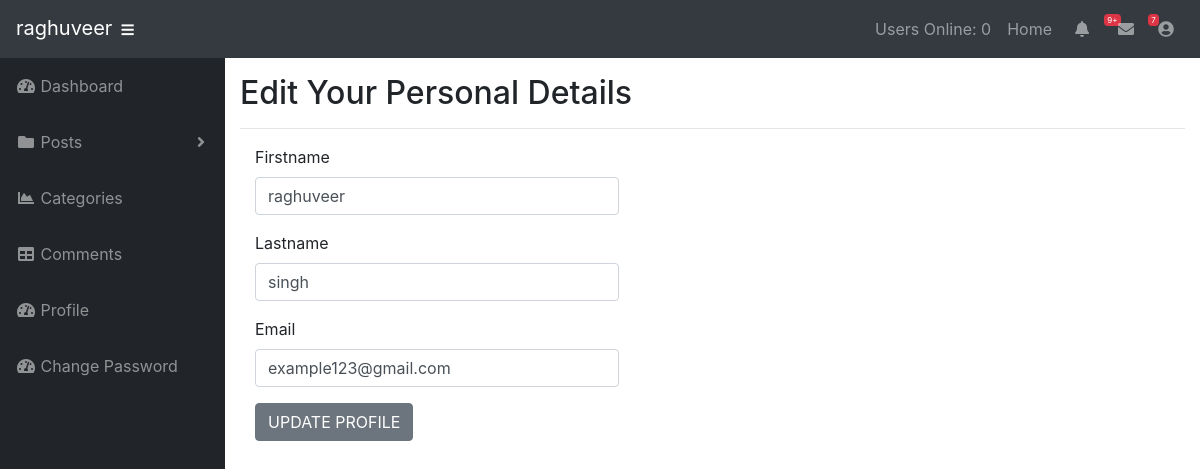
The page /subscriber/profile.php (signed in) on the database its author committed.
### tables this page shows
CREATE TABLE `users` (
  `user_id` int(3) NOT NULL,
  `username` varchar(255) NOT NULL,
  `user_password` varchar(255) NOT NULL,
  `user_firstname` varchar(255) NOT NULL,
  `user_lastname` varchar(255) NOT NULL,
  `user_email` varchar(255) NOT NULL,
  `user_image` text NOT NULL,
  `user_role` varchar(255) NOT NULL,
  `randSalt` varchar(255) NOT NULL DEFAULT '$2y$10$iusesomecrazystrings22',
  `token` text NOT NULL
);

### subscriber/profile.php (the view, shortened to what this page needs)
<?php include "includes/header.php" ?>
<?php
if(isset($_SESSION['username'])){
    $username = $_SESSION['username'];
    $query = "SELECT * FROM users WHERE username = '{$username}' ";
    $select_users_by_id = mysqli_query($connection,$query);
    while($row = mysqli_fetch_assoc($select_users_by_id)){
        $user_firstname = $row['user_firstname'];
        $user_lastname = $row['user_lastname'];
        $user_email = $row['user_email'];
    }
}
?>
<?php include "includes/navigation.php" ?>
<div id="wrapper">
<?php include "includes/sidebar.php" ?>
<div id="content-wrapper">
  <div class="container-fluid">
    <h2>Edit Your Personal Details</h2>
    <hr>
    <div class="col-sm-5">
        <form action="" method="POST" enctype="multipart/form-data">
            <div class="form-group">
                <label for="firstname">Firstname</label>
                <input type="text" value="<?php echo $user_firstname; ?>" class="form-control" name="firstname" >
            </div>
            <div class="form-group">
                <label for="lastname">Lastname</label>
                <input type="text" value="<?php echo $user_lastname; ?>" class="form-control" name="lastname" >
            </div>
            <div class="form-group">
                <label for="user_email">Email</label>
                <input type="email" value="<?php echo $user_email; ?>" class="form-control" name="user_email" >
            </div>
            <div class="form-group">
                <input type="submit" class="btn btn-secondary " name="update_user" value="UPDATE PROFILE" >
            </div>
        </form>
    </div>
  </div>
</div>
</div>
<?php include "includes/footer.php" ?>

### subscriber/css/sb-subscriber.css (style rules this page uses)
html { position: relative; min-height: 100%; }
body { height: 100%; }
#wrapper { display: -webkit-box; display: -ms-flexbox; display: flex; }
#wrapper #content-wrapper { overflow-x: hidden; width: 100%; padding-top: 1rem; padding-bottom: 80px; }
:root { --input-padding-x: 0.75rem; --input-padding-y: 0.75rem; }

### rows shown on the page
users: firstname "raghuveer", lastname "singh", user_email "example123@gmail.com"

### other values the page prints
$_SESSION['username'] "raghuveer"
users_online() "0"
